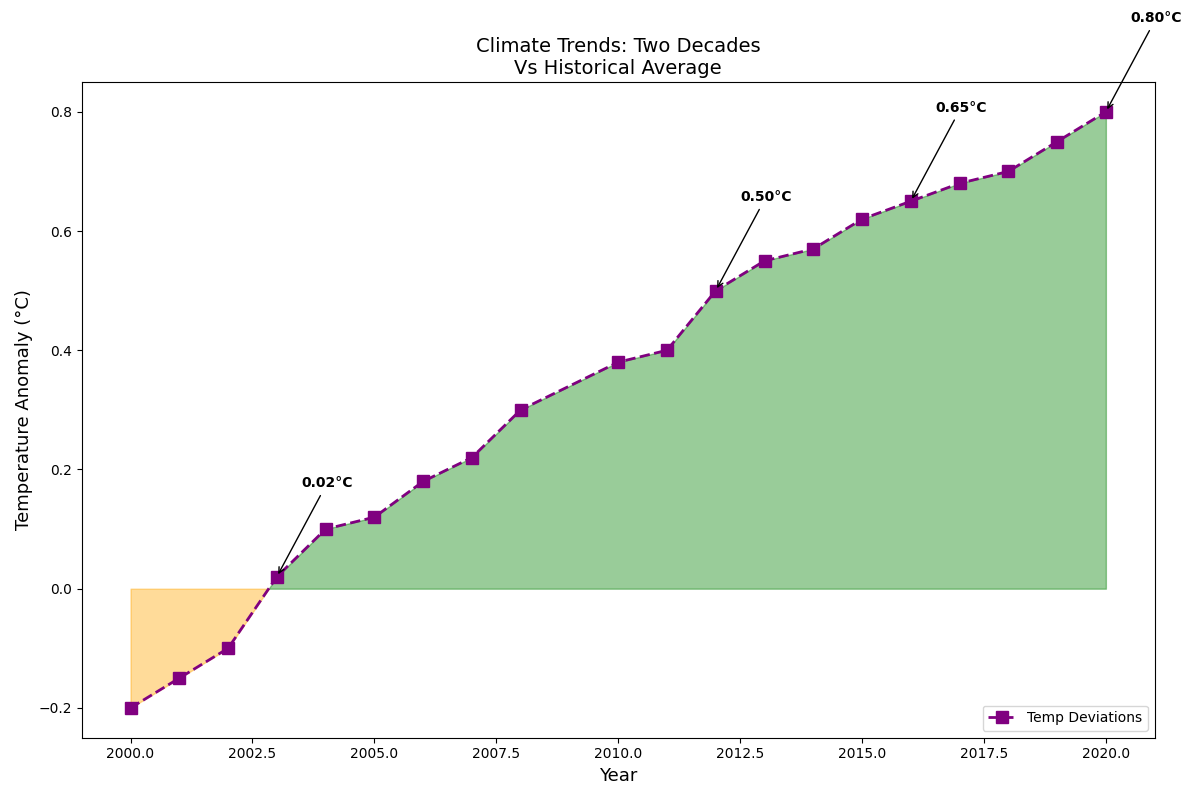

Recreate this plot in Python.
import matplotlib.pyplot as plt
import numpy as np

years = np.array([2000, 2001, 2002, 2003, 2004, 2005, 2006, 2007, 2008, 
                  2010, 2011, 2012, 2013, 2014, 2015, 2016, 2017, 2018, 2019, 2020])

temperature_anomalies = np.array([-0.2, -0.15, -0.1, 0.02, 0.1, 0.12, 0.18, 0.22, 0.3, 
                                  0.38, 0.4, 0.5, 0.55, 0.57, 0.62, 0.65, 0.68, 0.7, 0.75, 0.8])

colors = np.where(temperature_anomalies < 0, 'red', 'blue')

fig, ax = plt.subplots(figsize=(12, 8))

# Changed marker type to 's' (square) and line style to dashed '--'
ax.plot(years, temperature_anomalies, marker='s', linestyle='--', color='purple', linewidth=2, markersize=8, label='Temp Deviations')

ax.fill_between(years, temperature_anomalies, where=(temperature_anomalies < 0), color='orange', alpha=0.4, interpolate=True)
ax.fill_between(years, temperature_anomalies, where=(temperature_anomalies >= 0), color='green', alpha=0.4, interpolate=True)

# Random title style changes
ax.set_title("Climate Trends: Two Decades\nVs Historical Average", fontsize=14)

ax.set_xlabel("Year", fontsize=13)
ax.set_ylabel("Temperature Anomaly (°C)", fontsize=13)

# Different grid style and turned off the grid visibility
# ax.grid(False)

# Change legend position to "lower right" and adjust fontsize
ax.legend(loc="lower right", fontsize=10)

# Altered the annotation color
significant_points = [2003, 2012, 2016, 2020]
for sp in significant_points:
    if sp in years:
        sp_index = np.where(years == sp)[0][0]
        ax.annotate(f'{temperature_anomalies[sp_index]:.2f}°C', 
                    xy=(sp, temperature_anomalies[sp_index]), 
                    xytext=(sp+0.5, temperature_anomalies[sp_index]+0.15),
                    arrowprops=dict(facecolor='blue', arrowstyle='->'),
                    fontsize=10, fontweight='bold')

plt.tight_layout()
plt.show()
